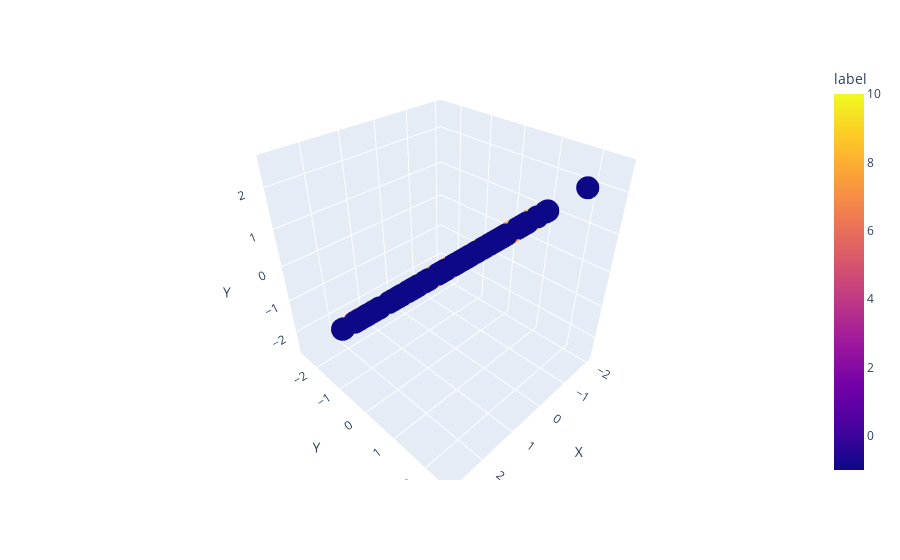

Write notebook code for a chart like this one.
### Code cell
import plotly.express as px
df = px.data.iris()
fig = px.scatter_3d(X, x='X', y='Y', z='Y',color='label')
fig.show()

### Figure 1 — Plotly figure (JSON) as saved in the notebook; plotly's stock layout.template omitted (floating-point values rounded to 4 significant figures; data arrays with more than 128 entries replaced by an {"elided": "..."} marker saying what was removed)
{"data": [{"hovertemplate": "X=%{x}<br>Y=%{z}<br>label=%{marker.color}<extra></extra>", "legendgroup": "", "marker": {"color": {"elided": "149 int values"}, "coloraxis": "coloraxis", "symbol": "circle"}, "mode": "markers", "name": "", "scene": "scene", "showlegend": false, "type": "scatter3d", "x": {"elided": "149 float values"}, "y": {"elided": "149 float values"}, "z": {"elided": "149 float values"}}], "layout": {"coloraxis": {"colorbar": {"title": {"text": "label"}}, "colorscale": [[0, "#0d0887"], [0.1111, "#46039f"], [0.2222, "#7201a8"], [0.3333, "#9c179e"], [0.4444, "#bd3786"], [0.5556, "#d8576b"], [0.6667, "#ed7953"], [0.7778, "#fb9f3a"], [0.8889, "#fdca26"], [1, "#f0f921"]]}, "legend": {"tracegroupgap": 0}, "margin": {"t": 60}, "scene": {"domain": {"x": [0, 1], "y": [0, 1]}, "xaxis": {"title": {"text": "X"}}, "yaxis": {"title": {"text": "Y"}}, "zaxis": {"title": {"text": "Y"}}}}}
